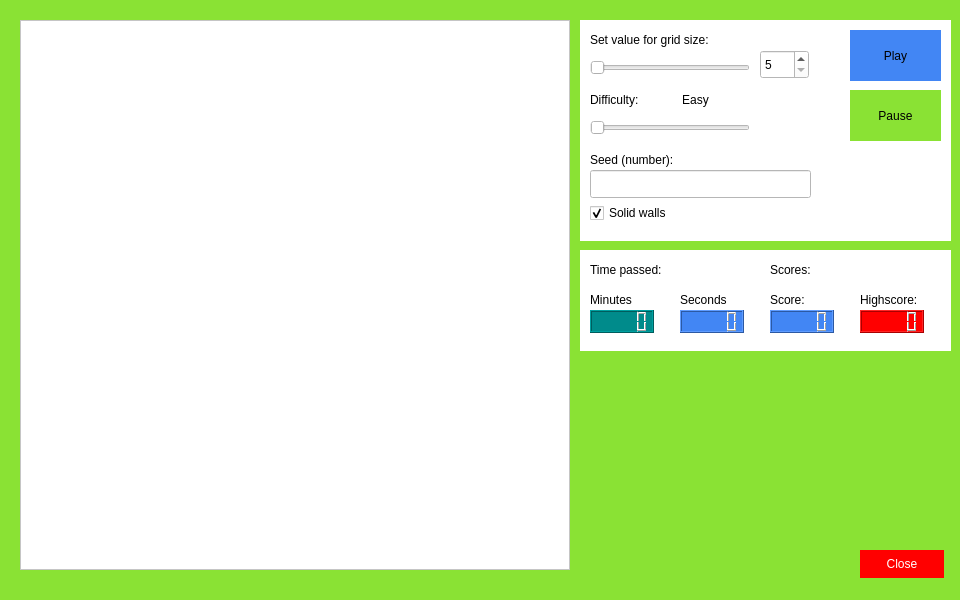
<?xml version="1.0" encoding="UTF-8"?>
<ui version="4.0">
 <class>MainWindow</class>
 <widget class="QMainWindow" name="MainWindow">
  <property name="geometry">
   <rect>
    <x>0</x>
    <y>0</y>
    <width>960</width>
    <height>600</height>
   </rect>
  </property>
  <property name="sizePolicy">
   <sizepolicy hsizetype="Fixed" vsizetype="Fixed">
    <horstretch>0</horstretch>
    <verstretch>0</verstretch>
   </sizepolicy>
  </property>
  <property name="minimumSize">
   <size>
    <width>960</width>
    <height>600</height>
   </size>
  </property>
  <property name="maximumSize">
   <size>
    <width>960</width>
    <height>600</height>
   </size>
  </property>
  <property name="windowTitle">
   <string>Snake 2</string>
  </property>
  <property name="styleSheet">
   <string notr="true"/>
  </property>
  <widget class="QWidget" name="centralwidget">
   <property name="minimumSize">
    <size>
     <width>960</width>
     <height>600</height>
    </size>
   </property>
   <property name="maximumSize">
    <size>
     <width>960</width>
     <height>600</height>
    </size>
   </property>
   <property name="styleSheet">
    <string notr="true">QWidget{
	background:rgb(138, 226, 52)
}</string>
   </property>
   <widget class="QGraphicsView" name="graphicsView">
    <property name="geometry">
     <rect>
      <x>20</x>
      <y>20</y>
      <width>550</width>
      <height>550</height>
     </rect>
    </property>
    <property name="minimumSize">
     <size>
      <width>550</width>
      <height>550</height>
     </size>
    </property>
    <property name="maximumSize">
     <size>
      <width>550</width>
      <height>550</height>
     </size>
    </property>
    <property name="styleSheet">
     <string notr="true">QGraphicsView {
	background:white;
}</string>
    </property>
   </widget>
   <widget class="QWidget" name="widget" native="true">
    <property name="geometry">
     <rect>
      <x>580</x>
      <y>20</y>
      <width>371</width>
      <height>221</height>
     </rect>
    </property>
    <property name="styleSheet">
     <string notr="true">QWidget{
	background:white;
}</string>
    </property>
    <widget class="QPushButton" name="playButton">
     <property name="geometry">
      <rect>
       <x>270</x>
       <y>10</y>
       <width>91</width>
       <height>51</height>
      </rect>
     </property>
     <property name="styleSheet">
      <string notr="true">QPushButton{
	border:none;
	background:rgb(66, 134, 244)
}</string>
     </property>
     <property name="text">
      <string>Play</string>
     </property>
    </widget>
    <widget class="QWidget" name="widgetSize" native="true">
     <property name="geometry">
      <rect>
       <x>0</x>
       <y>0</y>
       <width>261</width>
       <height>211</height>
      </rect>
     </property>
     <property name="styleSheet">
      <string notr="true"/>
     </property>
     <widget class="QSlider" name="horizontalSliderArea">
      <property name="geometry">
       <rect>
        <x>10</x>
        <y>40</y>
        <width>160</width>
        <height>16</height>
       </rect>
      </property>
      <property name="minimum">
       <number>5</number>
      </property>
      <property name="maximum">
       <number>30</number>
      </property>
      <property name="value">
       <number>5</number>
      </property>
      <property name="orientation">
       <enum>Qt::Horizontal</enum>
      </property>
     </widget>
     <widget class="QSpinBox" name="spinBoxX">
      <property name="geometry">
       <rect>
        <x>180</x>
        <y>30</y>
        <width>49</width>
        <height>29</height>
       </rect>
      </property>
      <property name="styleSheet">
       <string notr="true">QSpinBox{
	background:white;
}</string>
      </property>
      <property name="minimum">
       <number>5</number>
      </property>
      <property name="maximum">
       <number>30</number>
      </property>
      <property name="value">
       <number>5</number>
      </property>
     </widget>
     <widget class="QLabel" name="labelCoordinates">
      <property name="geometry">
       <rect>
        <x>10</x>
        <y>10</y>
        <width>161</width>
        <height>20</height>
       </rect>
      </property>
      <property name="text">
       <string>Set value for grid size:</string>
      </property>
     </widget>
     <widget class="QSlider" name="horizontalSliderDifficulty">
      <property name="geometry">
       <rect>
        <x>10</x>
        <y>100</y>
        <width>160</width>
        <height>16</height>
       </rect>
      </property>
      <property name="styleSheet">
       <string notr="true"/>
      </property>
      <property name="minimum">
       <number>1</number>
      </property>
      <property name="maximum">
       <number>3</number>
      </property>
      <property name="orientation">
       <enum>Qt::Horizontal</enum>
      </property>
     </widget>
     <widget class="QLabel" name="labelDifficultyState">
      <property name="geometry">
       <rect>
        <x>70</x>
        <y>70</y>
        <width>91</width>
        <height>20</height>
       </rect>
      </property>
      <property name="text">
       <string>Easy</string>
      </property>
      <property name="alignment">
       <set>Qt::AlignCenter</set>
      </property>
     </widget>
     <widget class="QLabel" name="labelDifficulty">
      <property name="geometry">
       <rect>
        <x>10</x>
        <y>70</y>
        <width>71</width>
        <height>20</height>
       </rect>
      </property>
      <property name="text">
       <string>Difficulty:</string>
      </property>
     </widget>
     <widget class="QLineEdit" name="lineEditSeed">
      <property name="geometry">
       <rect>
        <x>10</x>
        <y>150</y>
        <width>221</width>
        <height>28</height>
       </rect>
      </property>
     </widget>
     <widget class="QLabel" name="labelSeed">
      <property name="geometry">
       <rect>
        <x>10</x>
        <y>130</y>
        <width>111</width>
        <height>20</height>
       </rect>
      </property>
      <property name="text">
       <string>Seed (number):</string>
      </property>
     </widget>
     <widget class="QCheckBox" name="checkBoxWalls">
      <property name="geometry">
       <rect>
        <x>10</x>
        <y>180</y>
        <width>101</width>
        <height>26</height>
       </rect>
      </property>
      <property name="text">
       <string>Solid walls</string>
      </property>
      <property name="checked">
       <bool>true</bool>
      </property>
     </widget>
    </widget>
    <widget class="QPushButton" name="pushButtonPause">
     <property name="geometry">
      <rect>
       <x>270</x>
       <y>70</y>
       <width>91</width>
       <height>51</height>
      </rect>
     </property>
     <property name="styleSheet">
      <string notr="true">QPushButton{
	border:none;
	background:rgb(138, 226, 52)
}</string>
     </property>
     <property name="text">
      <string>Pause</string>
     </property>
    </widget>
   </widget>
   <widget class="QWidget" name="widgetTime" native="true">
    <property name="geometry">
     <rect>
      <x>580</x>
      <y>250</y>
      <width>181</width>
      <height>101</height>
     </rect>
    </property>
    <property name="styleSheet">
     <string>QWidget{
	background:white;
}</string>
    </property>
    <widget class="QLabel" name="labelTime">
     <property name="geometry">
      <rect>
       <x>10</x>
       <y>10</y>
       <width>91</width>
       <height>20</height>
      </rect>
     </property>
     <property name="text">
      <string>Time passed:</string>
     </property>
    </widget>
    <widget class="QLCDNumber" name="lcdNumberTimeMinutes">
     <property name="geometry">
      <rect>
       <x>10</x>
       <y>60</y>
       <width>64</width>
       <height>23</height>
      </rect>
     </property>
     <property name="styleSheet">
      <string notr="true">QLCDNumber {
	background:rgb(0,139,139)
}</string>
     </property>
    </widget>
    <widget class="QLabel" name="labelMinutes">
     <property name="geometry">
      <rect>
       <x>10</x>
       <y>40</y>
       <width>63</width>
       <height>20</height>
      </rect>
     </property>
     <property name="text">
      <string>Minutes</string>
     </property>
    </widget>
    <widget class="QLabel" name="labelSeconds">
     <property name="geometry">
      <rect>
       <x>100</x>
       <y>40</y>
       <width>63</width>
       <height>20</height>
      </rect>
     </property>
     <property name="text">
      <string>Seconds</string>
     </property>
    </widget>
    <widget class="QLCDNumber" name="lcdNumberTimeSeconds">
     <property name="geometry">
      <rect>
       <x>100</x>
       <y>60</y>
       <width>64</width>
       <height>23</height>
      </rect>
     </property>
     <property name="styleSheet">
      <string notr="true">QLCDNumber {
	background:rgb(66, 134, 244)
}</string>
     </property>
    </widget>
   </widget>
   <widget class="QWidget" name="widgetScore" native="true">
    <property name="geometry">
     <rect>
      <x>760</x>
      <y>250</y>
      <width>191</width>
      <height>101</height>
     </rect>
    </property>
    <property name="styleSheet">
     <string notr="true">QWidget{
	background:white;
}</string>
    </property>
    <widget class="QLabel" name="labelScore">
     <property name="geometry">
      <rect>
       <x>10</x>
       <y>40</y>
       <width>63</width>
       <height>20</height>
      </rect>
     </property>
     <property name="text">
      <string>Score:</string>
     </property>
    </widget>
    <widget class="QLabel" name="labelHighscore">
     <property name="geometry">
      <rect>
       <x>100</x>
       <y>40</y>
       <width>81</width>
       <height>20</height>
      </rect>
     </property>
     <property name="text">
      <string>Highscore:</string>
     </property>
    </widget>
    <widget class="QLCDNumber" name="lcdNumberScore">
     <property name="geometry">
      <rect>
       <x>10</x>
       <y>60</y>
       <width>64</width>
       <height>23</height>
      </rect>
     </property>
     <property name="styleSheet">
      <string notr="true">QLCDNumber {
	background:rgb(66, 134, 244)
}</string>
     </property>
    </widget>
    <widget class="QLCDNumber" name="lcdNumberHighscore">
     <property name="geometry">
      <rect>
       <x>100</x>
       <y>60</y>
       <width>64</width>
       <height>23</height>
      </rect>
     </property>
     <property name="styleSheet">
      <string notr="true">QLCDNumber {
	background:rgb(255, 0, 0)
}</string>
     </property>
    </widget>
    <widget class="QLabel" name="labelScoreInfo">
     <property name="geometry">
      <rect>
       <x>10</x>
       <y>10</y>
       <width>63</width>
       <height>20</height>
      </rect>
     </property>
     <property name="text">
      <string>Scores:</string>
     </property>
    </widget>
   </widget>
   <widget class="QLabel" name="labelGameStatus">
    <property name="geometry">
     <rect>
      <x>710</x>
      <y>400</y>
      <width>111</width>
      <height>21</height>
     </rect>
    </property>
    <property name="text">
     <string/>
    </property>
    <property name="alignment">
     <set>Qt::AlignCenter</set>
    </property>
   </widget>
   <widget class="QLabel" name="labelGameOver">
    <property name="geometry">
     <rect>
      <x>710</x>
      <y>380</y>
      <width>111</width>
      <height>20</height>
     </rect>
    </property>
    <property name="text">
     <string/>
    </property>
    <property name="alignment">
     <set>Qt::AlignCenter</set>
    </property>
   </widget>
   <widget class="QPushButton" name="closeButton">
    <property name="geometry">
     <rect>
      <x>860</x>
      <y>550</y>
      <width>84</width>
      <height>28</height>
     </rect>
    </property>
    <property name="styleSheet">
     <string notr="true">QPushButton{
	color:white;
	border:none;
	background:red
}</string>
    </property>
    <property name="text">
     <string>Close</string>
    </property>
    <property name="flat">
     <bool>false</bool>
    </property>
   </widget>
  </widget>
 </widget>
 <resources/>
 <connections>
  <connection>
   <sender>horizontalSliderArea</sender>
   <signal>valueChanged(int)</signal>
   <receiver>spinBoxX</receiver>
   <slot>setValue(int)</slot>
   <hints>
    <hint type="sourcelabel">
     <x>717</x>
     <y>373</y>
    </hint>
    <hint type="destinationlabel">
     <x>820</x>
     <y>378</y>
    </hint>
   </hints>
  </connection>
  <connection>
   <sender>spinBoxX</sender>
   <signal>valueChanged(int)</signal>
   <receiver>horizontalSliderArea</receiver>
   <slot>setValue(int)</slot>
   <hints>
    <hint type="sourcelabel">
     <x>818</x>
     <y>365</y>
    </hint>
    <hint type="destinationlabel">
     <x>649</x>
     <y>377</y>
    </hint>
   </hints>
  </connection>
  <connection>
   <sender>closeButton</sender>
   <signal>clicked()</signal>
   <receiver>MainWindow</receiver>
   <slot>close()</slot>
   <hints>
    <hint type="sourcelabel">
     <x>891</x>
     <y>213</y>
    </hint>
    <hint type="destinationlabel">
     <x>479</x>
     <y>299</y>
    </hint>
   </hints>
  </connection>
 </connections>
</ui>
